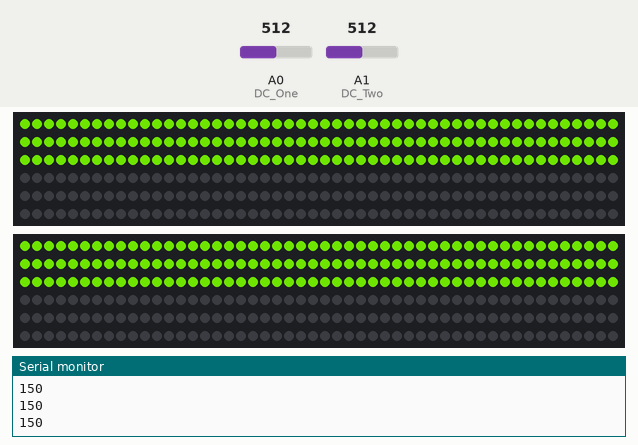
Recording of a sketch running on a simulated Arduino Uno, built with avr-gcc and run on an emulated ATmega328P. On the bench: 2 × 300 RGB LEDs in strip order, left to right, continuing on the next row, the last lines printed to the serial monitor. The test bench sets the inputs (shaded band); at power-on: A0 (DC_One) = 512, A1 (DC_Two) = 512. Dim RGB values are drawn brighter than linear; colours are those a GRB WS2812 strip shows for the declared byte order.

Above: at 4.2 s.
4.3 s: A0 (DC_One) set to 1023
At 4.74 s:
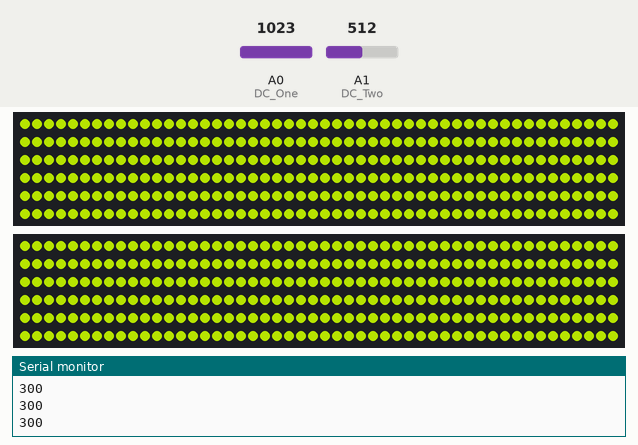
7.0 s: A0 (DC_One) set to 900
At 7.25 s:
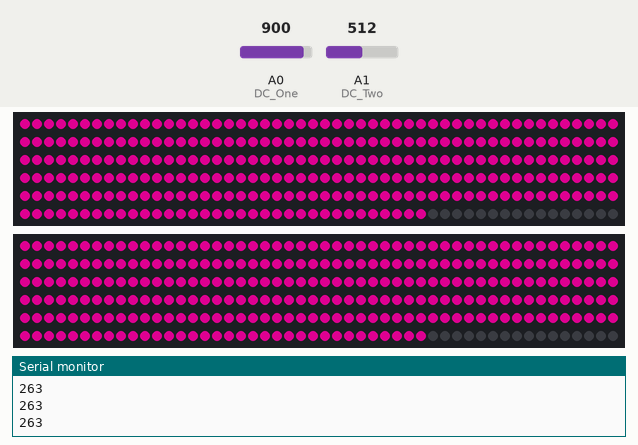
9.5 s: A1 (DC_Two) set to 1023
At 9.74 s:
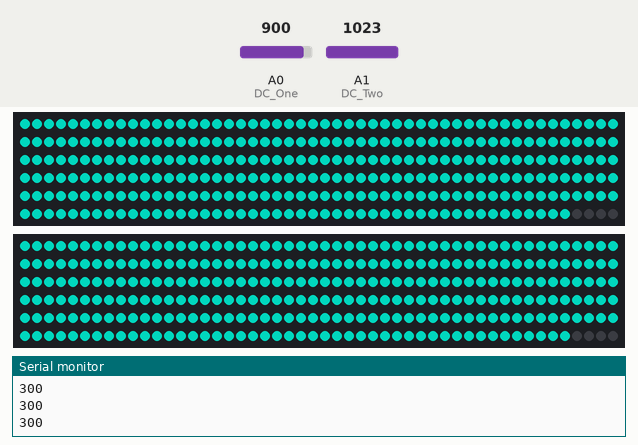
11.4 s: A1 (DC_Two) set to 900
At 13.49 s:
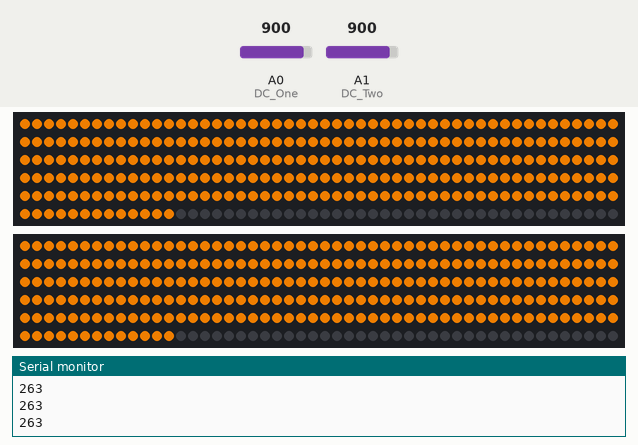
14.4 s: A0 (DC_One) set to 1023
At 14.73 s:
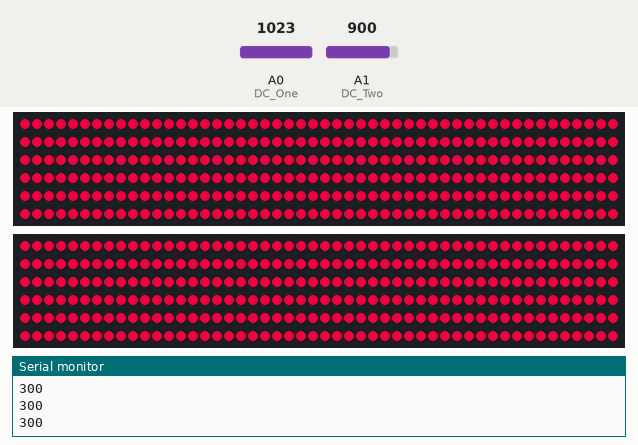

The sketch:

LED_Music_Visualizer.ino
```cpp
#include "FastLED.h"

// Arduino Uno + Spectrum Shield
// LED Music Visualizer v0.2

// Designed and Developed by Aaron Soler
// Resources used
// FastLED https://github.com/FastLED/FastLED/wiki/Overview
// Sparkfun Spectrum Shield https://learn.sparkfun.com/tutorials/spectrum-shield-hookup-guide/all

// This was the first time I ever coded in C or C++
// Thanks to this guy I was inspired to create something like his but on a bigger scale
// https://youtu.be/Af74A0Tx-wA
// https://github.com/the-red-team/Arduino-FastLED-Music-Visualizer


// Adjust config to suit your needs

// CONFIG START ********************************************************************************************

// LED SETUP
#define NUM_LEDS    300     // Number of LEDS per strip
#define BRIGHTNESS  255     // Max brightness = 255
#define PIN_0       9       // PIN 9
#define PIN_1       10      // PIN 10
#define LED_TYPE    WS2812B // LED chipset
#define COLOR_ORDER RGB
#define HUE_SPEED   1.5       // Rainbow wave speed
#define HUE_SPREAD  2       // Compression of rainbow

CRGB strip[NUM_LEDS];       // LED Strip array

// AUDIO SETUP
#define STROBE  4           // STROBE
#define RESET   5           // RESET
#define DC_One  A0          // Audio from first MSGEQ7
#define DC_Two  A1          // Audio from second MSGEQ7
#define BASS    0           // Bass band

int Frequencies_One[7];
int Frequencies_Two[7];
int band;
int audio_input = 0;
long react = 0;             // NUMBER OF LEDs BEING LIT
long pre_react = 0;
long pos_react = 0;

// STANDARD VARIABLES
int hue = 0;
int led;

// CONFIG END **********************************************************************************************

void setup() {

  // SPECTRUM SETUP
  pinMode(STROBE, OUTPUT);
  pinMode(RESET, OUTPUT);
  pinMode(DC_One, INPUT);
  pinMode(DC_Two, INPUT);
  digitalWrite(STROBE, HIGH);
  digitalWrite(RESET, HIGH);

  // LED LIGHTING SETUP
  delay(3000); // power-up safety delay
  FastLED.addLeds<LED_TYPE, PIN_0, COLOR_ORDER>(strip, NUM_LEDS).setCorrection(TypicalLEDStrip);
  FastLED.addLeds<LED_TYPE, PIN_1, COLOR_ORDER>(strip, NUM_LEDS).setCorrection(TypicalLEDStrip);
  FastLED.setBrightness(BRIGHTNESS);

  // CLEAR LEDS
  for (int led = 0; led < NUM_LEDS; led++){
    strip[led] = CRGB(0, 0, 0);
  }
  FastLED.show();

  // SERIAL AND INPUT SETUP
  Serial.begin(115200);
  Serial.println("\nListening...");
}

void loop() {
  readMSGEQ7();
  audio();
  rainbowWave();
}

// CUSTOM METHODS ******************************************************************************************

// Function to read 7 band equalizers
void readMSGEQ7()
{
  digitalWrite(RESET, HIGH);
  digitalWrite(RESET, LOW);
  for(band = 0; band < 7; band++)
  {
    digitalWrite(STROBE, LOW); // strobe pin on the shield - kicks the IC up to the next band
    Frequencies_One[band] = analogRead(DC_One); // store left band reading
    Frequencies_Two[band] = analogRead(DC_Two); // ... and the right
    digitalWrite(STROBE, HIGH);
  }
}

void audio()
{
  if (Frequencies_One[BASS] > Frequencies_Two[BASS]){
    audio_input = Frequencies_One[BASS];
  } else {
    audio_input = Frequencies_Two[BASS];
  }

  pre_react = ((long)NUM_LEDS * (long)audio_input) / 1023L; // TRANSLATE AUDIO LEVEL TO NUMBER OF LEDs

  if (pre_react < 50) {
    pre_react = 0;
  }

  Serial.println(pre_react);
}

void rainbowWave()
{
  hueDelta();

  // This flips the animation and adds decay onto
  if (pre_react > pos_react) {
    pos_react = pre_react;
  } else {
    pos_react-=4;
  }

  for (led = 0; led < NUM_LEDS; led++) {
    if (led < pos_react) {
      //rainbow wave
      //strip[led].setHue((hue) + (led * HUE_SPREAD));
      //hue wave
      strip[led].setHue(hue);
      //light blue
      //strip[led].setHue(180/(360/255));
    } else {
      strip[led].setRGB( 0, 0, 0);
    }
  }
  FastLED.show();
}

void hueDelta()
{
  hue += HUE_SPEED;
  if (hue >= 255) {
    hue = 0;
  }
}
```

Measured:
- after the input at 4.3 s, the LEDs: change after 0.29 s (image 1)
- after the input at 7.0 s, the LEDs: change after 0.10 s (image 2)
- after the input at 14.4 s, the LEDs: change after 0.18 s (image 5)
